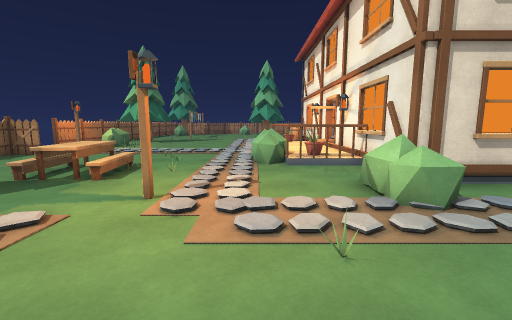
view 1 (above)

24 first-person views from a walk through a 3-D level made in the Unity game engine. The camera is 1.3 m above the floor, tilts 8° down and sees 90° across. The floor is counted in squares, 1 m on a side. Each view is taken from the middle of a square. On the plan, view 1 faces up. The plan holds only what a view shows up to about 13 squares ahead; the rest is blank. The place goes on beyond the plan. Door leaves are left out, so doorways stand open.

view 2
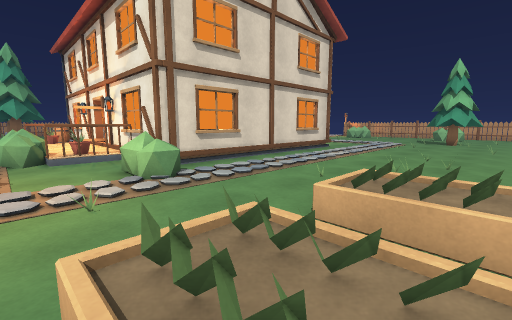

view 3
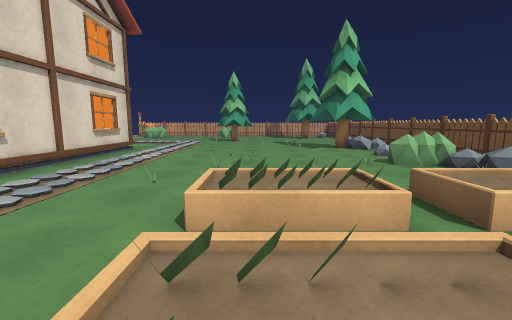

view 4
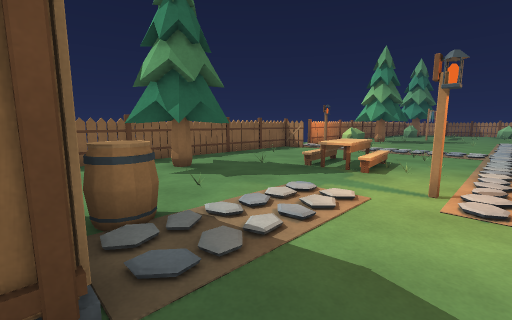

view 5
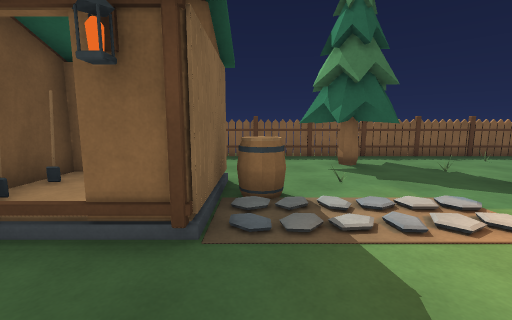

view 6
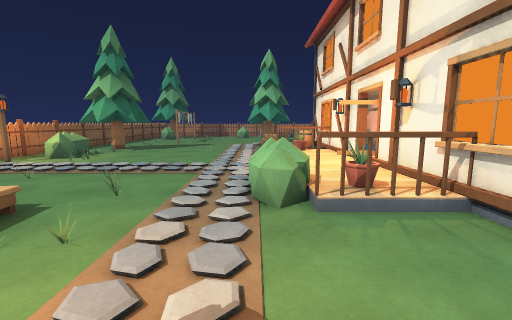

view 7
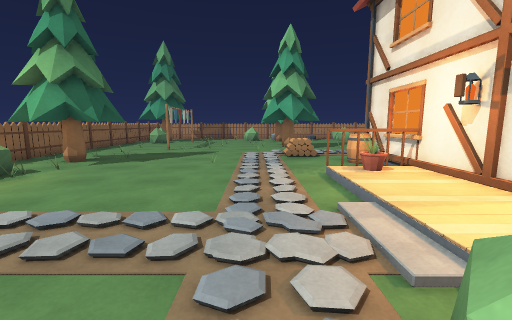

view 8
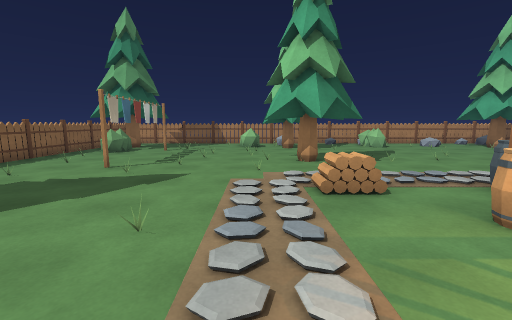

view 9
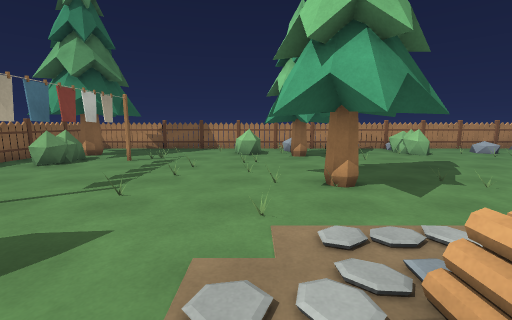

view 10
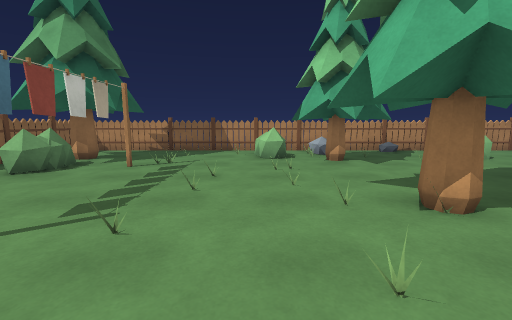

view 11
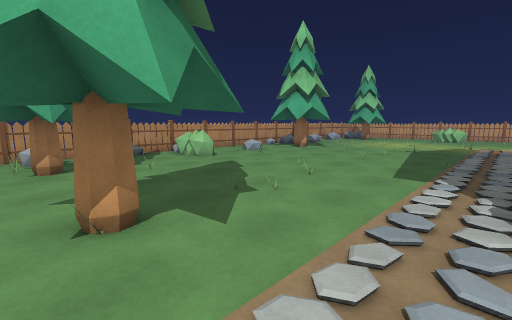

view 12
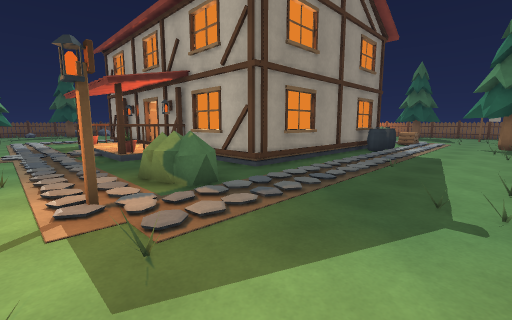

view 13
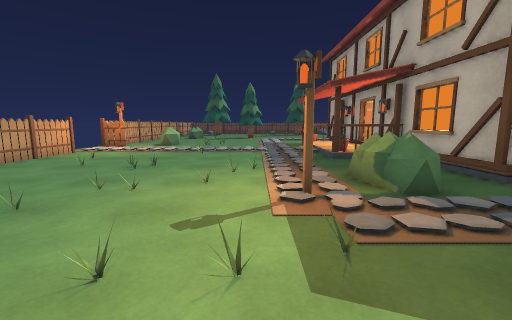

view 14
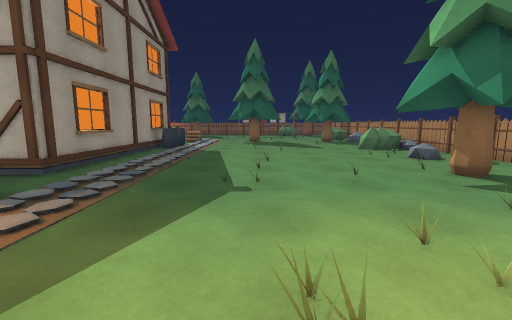

view 15
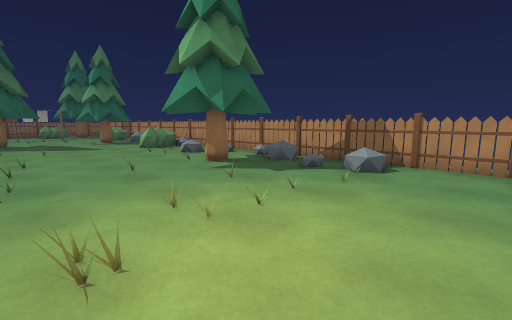

view 16
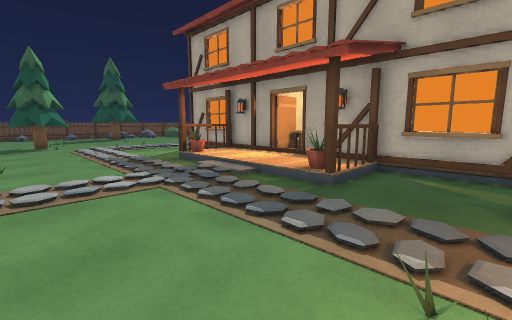

view 17
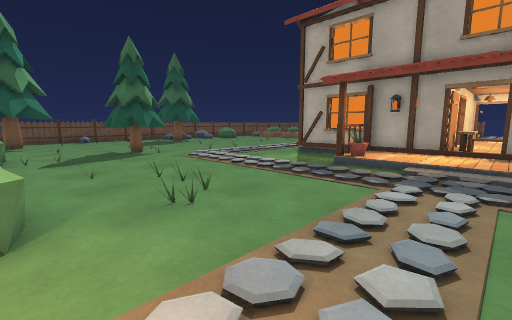

view 18
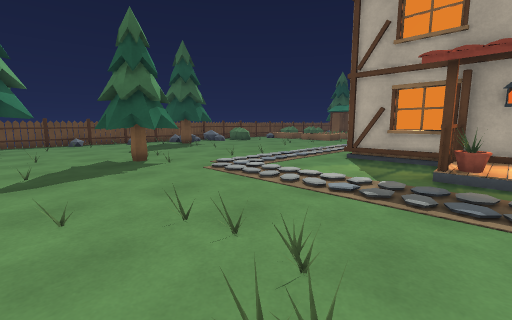

view 19
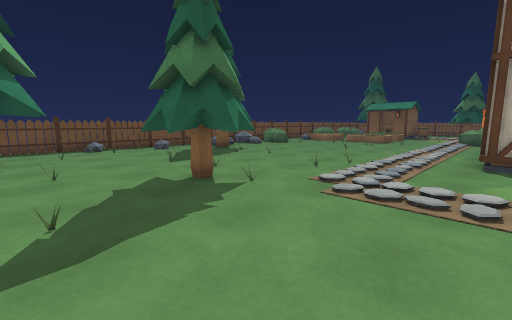

view 20
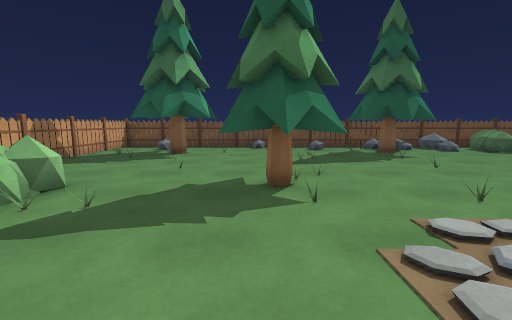

view 21
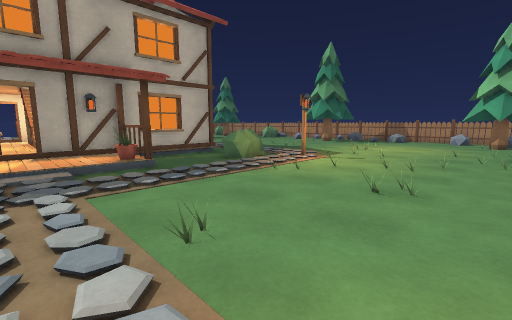

view 22
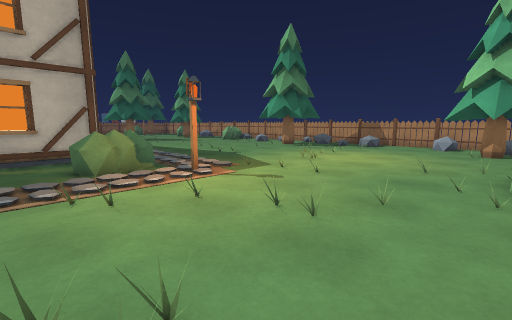

view 23
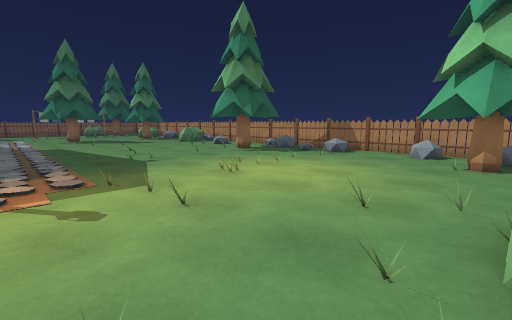

view 24
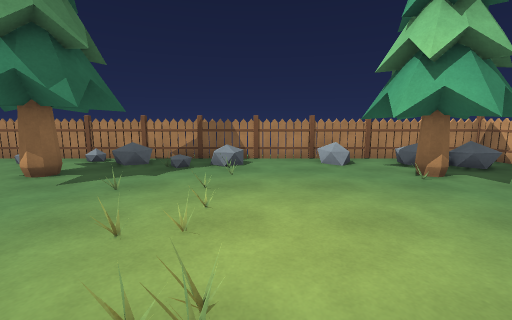

### Floor plan
Key: @ floor where view 1 was taken; # wall or solid block; x gap in a wall; . main floor; : floor 0.25 m higher than the main floor; + floor 0.5 m higher than the main floor; / step, stairs or slope; D open door; = window, fence, low wall or low ledge; ^ raised ledge; T thing the floor can be seen under or through; O other object.
Columns run from 10 left of view 1 to 24 right of it. Each row starts with its distance up from view 1.
 34 ######################  #=#######
 33 #..........O..O..x...#  #O......#
 32 #.......^^.#....==..:#  ##..O....
 31 ###.....=x## ...==.....###......##
 30 ###.......###......... .##......###
 29 # =....... # ....................##
 28 #==.x..............................
 27 #...x...... .......................
 26 #...x....#... .....................
 25 #...x......#......................=
 24 #...x....#... ....................=
 23  ..........#.......................
 22  ..................................
 21 #..............==...........O......
 20 #.  .......=..^ x........==........
 19 ### .........###########..==.......
 18 ####........=^#        #..=........
 17 #=#...........#        #...........
 16 # ^........#=##        #...........
 15 #==......../=##D##     ####........
 14 #O........./::#        ##:/........
 13  ........../::#  ##==: #::/........
 12   ........./: #   ###==:::/........
 11 #  ......../:D#    #####::/........
 10 #.........==:##        ##:=.......=
  9 #.........=#=##        ##x#.......=
  8 #.../=+...=####        #..........^
  7 #...//+.......#        #...........
  6 #....==......###########...........
  5 #...........^^.....................
  4 #  #....O...=^.....................
  3 ####...............................
  2 ####..............................^
  1 #...........................TTTT..=
  0 #....^=.. @////............. TTT...
 -1 #...####../O///.  .................
 -2       :x. /O///.  .................
 -3      ^ DD  ////.  .................
 -4     ###      //.........#........##
 -5               /........###......###
 -6                   ==...## ...... #

Positions as (right, up) in squares from view 1, and headings:
1: (0, 0), facing up
2: (0, -2), facing up-right
3: (0, -1), facing right
4: (-1, -1), facing up-left
5: (0, 0), facing left
6: (0, 4), facing up
7: (-1, 9), facing up
8: (-1, 15), facing up
9: (-1, 19), facing up
10: (-2, 21), facing up
11: (0, 21), facing up-right
12: (19, 25), facing down-left
13: (19, 25), facing down
14: (20, 25), facing left
15: (21, 25), facing up-left
16: (21, 18), facing down-left
17: (24, 13), facing down-left
18: (23, 10), facing down-left
19: (23, 6), facing down-left
20: (20, 6), facing down
21: (24, 12), facing up-left
22: (24, 17), facing up-left
23: (24, 21), facing up-left
24: (19, 24), facing up
